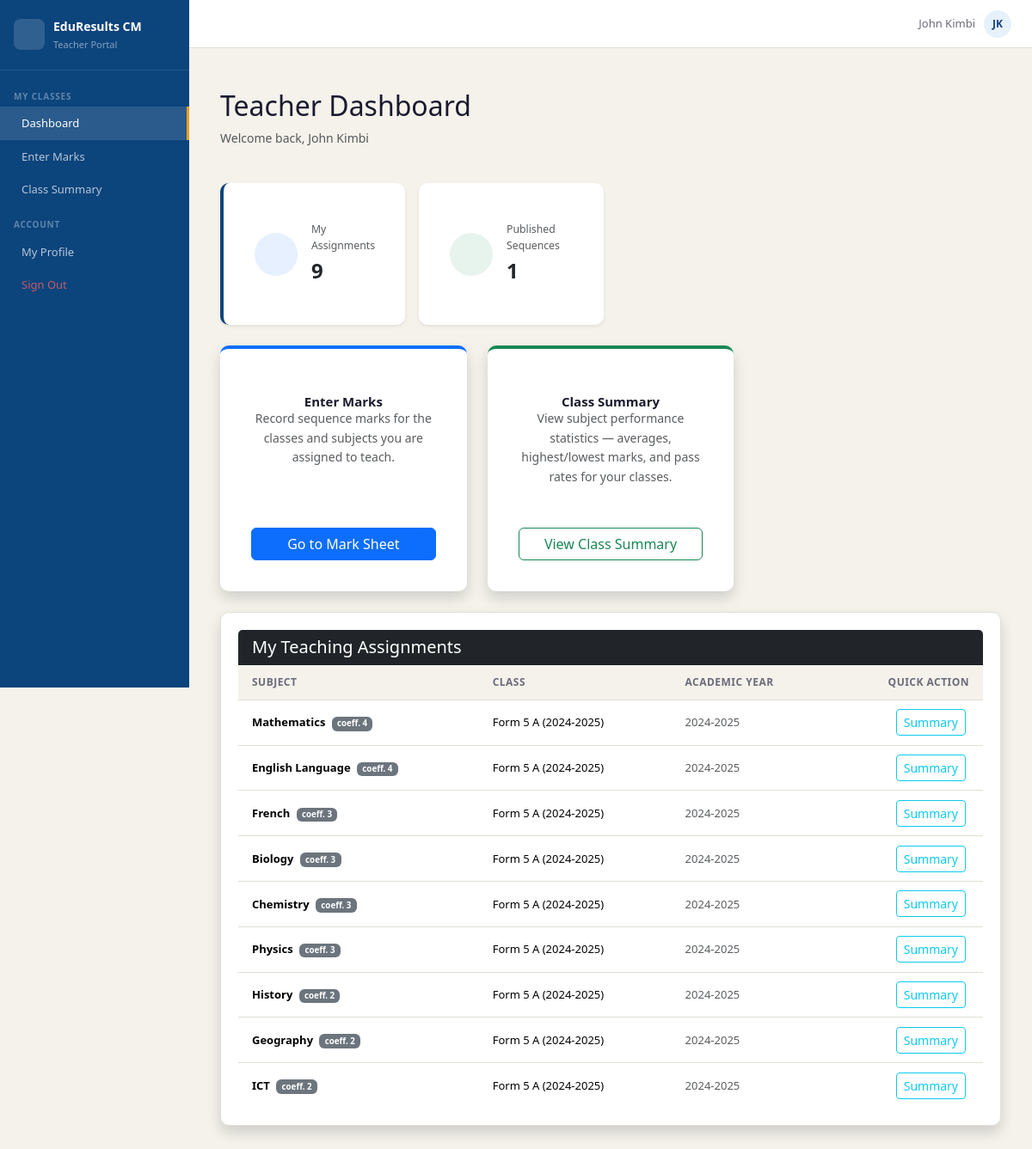
Page /accounts/dashboard/ (signed in) on the committed database.
### accounts/models.py (models this page shows, shortened)
class User(AbstractUser):
    ROLE_CHOICES = [
        ('admin',   'Administrator'),
        ('teacher', 'Teacher'),
        ('student', 'Student'),
        ('parent',  'Parent'),
    ]
    role = models.CharField(max_length=10, choices=ROLE_CHOICES, default='student')
    def is_admin(self):   return self.role == 'admin'
    def is_teacher(self): return self.role == 'teacher'

### school/models.py (models this page shows, shortened)
class TeacherAssignment(models.Model):
    teacher       = models.ForeignKey(Teacher, on_delete=models.CASCADE,
                                      related_name='assignments')
    subject       = models.ForeignKey(Subject, on_delete=models.CASCADE)
    class_group   = models.ForeignKey(Class, on_delete=models.CASCADE)
    academic_year = models.ForeignKey(AcademicYear, on_delete=models.CASCADE)
    class Meta:
        unique_together = ['teacher', 'subject', 'class_group', 'academic_year']

class Subject(models.Model):
    LANGUAGE_CHOICES = [
        ('english',   'English'),
        ('french',    'French'),
        ('bilingual', 'Bilingual'),
    ]
    name        = models.CharField(max_length=100)
    coefficient = models.PositiveIntegerField(default=1)
    language    = models.CharField(max_length=10, choices=LANGUAGE_CHOICES,
                                   default='english')
    classes     = models.ManyToManyField(Class, related_name='subjects', blank=True)
    class Meta:
        ordering = ['name']

class Class(models.Model):
    academic_year = models.ForeignKey(AcademicYear, on_delete=models.CASCADE,
                                      related_name='classes')
    level         = models.CharField(max_length=20, choices=CLASS_LEVELS)
    suffix        = models.CharField(max_length=3, blank=True)   # e.g. "A", "B"
    class_teacher = models.ForeignKey(Teacher, null=True, blank=True,
                                      on_delete=models.SET_NULL,
                                      related_name='class_teacher_of')
    def __str__(self):
        return f"{self.level}{' ' + self.suffix if self.suffix else ''} ({self.academic_year})"
    class Meta:
        ordering = ['academic_year', 'level', 'suffix']
        verbose_name_plural = 'Classes'

class AcademicYear(models.Model):
    label      = models.CharField(max_length=20)        # e.g. "2024-2025"
    start_date = models.DateField()
    end_date   = models.DateField()
    is_active  = models.BooleanField(default=False)
    def __str__(self):
        return self.label
    class Meta:
        ordering = ['-start_date']

### accounts/views.py (the view, shortened to what this page needs)
# urls.py: path('dashboard/',          views.dashboard,               name='dashboard'),
@login_required
@role_required('admin', 'teacher', 'student', 'parent')
def dashboard(request):
    user = request.user
    if user.is_teacher():
        from school.models import TeacherAssignment, Sequence
        assignments = TeacherAssignment.objects.filter(
            teacher=user.teacher_profile
        ).select_related('subject', 'class_group', 'academic_year')
        published_sequences = Sequence.objects.filter(is_published=True).count()
        return render(request, 'accounts/dashboard_teacher.html', {
            'assignments': assignments,
            'published_sequences': published_sequences,
        })

### templates/accounts/dashboard_teacher.html (shortened to what this page needs)
{% extends 'base.html' %}
{% block nav_t_dashboard %}active{% endblock %}
{% block content %}
<div class="container mt-4">
    <div class="row mb-4 align-items-center">
        <div class="col">
            <h2>Teacher Dashboard</h2>
            <p class="text-muted">Welcome back, {{ request.user.get_full_name|default:request.user.username }}</p>
        </div>
    </div>
    <div class="row g-3 mb-4">
        <div class="col-6 col-md-3">
            <div class="card border-0 shadow-sm h-100" style="border-left:4px solid #0C447C !important;">
                <div class="card-body d-flex align-items-center gap-3">
                    <div class="rounded-circle bg-primary bg-opacity-10 d-flex align-items-center justify-content-center flex-shrink-0" style="width:50px;height:50px;">
                    </div>
                    <div>
                        <div class="text-muted small">My Assignments</div>
                        <div class="fw-bold fs-4">{{ assignments|length }}</div>
                    </div>
                </div>
            </div>
        </div>
        <div class="col-6 col-md-3">
            <div class="card border-0 shadow-sm h-100">
                <div class="card-body d-flex align-items-center gap-3">
                    <div class="rounded-circle bg-success bg-opacity-10 d-flex align-items-center justify-content-center flex-shrink-0" style="width:50px;height:50px;">
                    </div>
                    <div>
                        <div class="text-muted small">Published Sequences</div>
                        <div class="fw-bold fs-4">{{ published_sequences }}</div>
                    </div>
                </div>
            </div>
        </div>
    </div>
    <div class="row g-4 mb-4">
        <div class="col-md-4">
            <div class="card shadow h-100 border-0 border-top border-primary border-4">
                <div class="card-body text-center d-flex flex-column">
                    <h5 class="card-title">Enter Marks</h5>
                    <p class="card-text text-muted flex-grow-1">Record sequence marks for the classes and subjects you are assigned to teach.</p>
                    <a href="{% url 'marks:select_assignment' %}" class="btn btn-primary mt-3">Go to Mark Sheet</a>
                </div>
            </div>
        </div>
        <div class="col-md-4">
            <div class="card shadow h-100 border-0 border-top border-success border-4">
                <div class="card-body text-center d-flex flex-column">
                    <h5 class="card-title">Class Summary</h5>
                    <p class="card-text text-muted flex-grow-1">View subject performance statistics — averages, highest/lowest marks, and pass rates for your classes.</p>
                    <a href="{% url 'marks:class_summary' %}" class="btn btn-outline-success mt-3">View Class Summary</a>
                </div>
            </div>
        </div>
    </div>
    {% if assignments %}
    <div class="card shadow">
        <div class="card-header bg-dark text-white d-flex justify-content-between align-items-center">
            <h5 class="mb-0"> My Teaching Assignments</h5>
        </div>
        <div class="card-body p-0">
            <div class="table-responsive">
                <table class="table table-hover mb-0 align-middle">
                    <thead class="table-light">
                        <tr>
                            <th>Subject</th>
                            <th>Class</th>
                            <th>Academic Year</th>
                            <th class="text-end">Quick Action</th>
                        </tr>
                    </thead>
                    <tbody>
                        {% for a in assignments %}
                        <tr>
                            <td class="fw-bold">{{ a.subject.name }}
                                <span class="badge bg-secondary ms-1">coeff. {{ a.subject.coefficient }}</span>
                            </td>
                            <td>{{ a.class_group }}</td>
                            <td class="text-muted">{{ a.academic_year }}</td>
                            <td class="text-end">
                                <a href="{% url 'marks:class_summary' %}?assignment={{ a.id }}" class="btn btn-sm btn-outline-info me-1">
                                     Summary
                                </a>
                            </td>
                        </tr>
                        {% endfor %}
                    </tbody>
                </table>
            </div>
        </div>
    </div>
    {% else %}
    <div class="alert alert-info">
        <i class="ti ti-info-circle"></i> You have no teaching assignments yet. Please contact the administrator.
    </div>
    {% endif %}
</div>
{% endblock %}

### templates/base.html (shortened to what this page needs)
{% load static %}
<!DOCTYPE html>
<html lang="en">
<head>
  <link href="https://cdn.jsdelivr.net/npm/bootstrap@5.3.3/dist/css/bootstrap.min.css" rel="stylesheet">
  <link href="https://cdn.jsdelivr.net/npm/@tabler/icons-webfont@3.19.0/tabler-icons.min.css" rel="stylesheet">
  <link href="{% static 'css/main.css' %}" rel="stylesheet">
</head>
<body>
{% if user.is_authenticated %}
<div class="app-layout">
  <aside class="sidebar" id="sidebar">
    <div class="sidebar-logo">
      <div class="sidebar-logo-icon"></div>
      <div>
        <div class="sidebar-app-name">EduResults CM</div>
        <div class="sidebar-role">
          {% if user.is_admin %}Administrator
          {% elif user.is_teacher %}Teacher Portal
          {% elif user.is_student %}Student Portal
          {% elif user.is_parent %}Parent Portal
          {% endif %}
        </div>
      </div>
    </div>
    <nav class="sidebar-nav">
      {% if user.is_admin %}
      <div class="nav-section">Overview</div>
      <a href="{% url 'accounts:dashboard' %}" class="nav-item {% block nav_dashboard %}{% endblock %}">
        <i class="ti ti-layout-dashboard"></i> Dashboard
      </a>
      <div class="nav-section">People</div>
      <a href="{% url 'accounts:manage_students' %}" class="nav-item {% block nav_students %}{% endblock %}">
        <i class="ti ti-users"></i> Students
      </a>
      <a href="{% url 'accounts:manage_teachers' %}" class="nav-item {% block nav_teachers %}{% endblock %}">
        <i class="ti ti-chalkboard"></i> Teachers
      </a>
      <a href="{% url 'accounts:manage_parents' %}" class="nav-item {% block nav_parents %}{% endblock %}">
        <i class="ti ti-heart-handshake"></i> Parents
      </a>
      <div class="nav-section">School</div>
      <a href="{% url 'school:structure' %}" class="nav-item {% block nav_structure %}{% endblock %}">
        <i class="ti ti-settings"></i> School Structure
      </a>
      <div class="nav-section">Results</div>
      <a href="{% url 'school:publish_sequence' %}" class="nav-item {% block nav_marks %}{% endblock %}">
        <i class="ti ti-broadcast"></i> Publish Results
      </a>
      <a href="{% url 'reports:analytics' %}" class="nav-item {% block nav_analytics %}{% endblock %}">
        <i class="ti ti-chart-bar"></i> Analytics
      </a>
      <a href="{% url 'reports:admin_hub' %}" class="nav-item {% block nav_reports %}{% endblock %}">
        <i class="ti ti-file-download"></i> Report Cards
      </a>
      {% elif user.is_teacher %}
      <div class="nav-section">My Classes</div>
      <a href="{% url 'accounts:dashboard' %}" class="nav-item {% block nav_t_dashboard %}{% endblock %}">
         Dashboard
      </a>
      <a href="{% url 'marks:select_assignment' %}" class="nav-item {% block nav_t_marks %}{% endblock %}">
         Enter Marks
      </a>
      <a href="{% url 'marks:class_summary' %}" class="nav-item {% block nav_t_summary %}{% endblock %}">
         Class Summary
      </a>
      {% endif %}
      <div class="nav-section">Account</div>
      <a href="{% url 'accounts:password_change' %}" class="nav-item {% block nav_profile %}{% endblock %}">
         My Profile
      </a>
      <a href="{% url 'accounts:logout' %}" class="nav-item nav-item-danger">
         Sign Out
      </a>
    </nav>
  </aside>
  <div class="main-wrapper">
    <header class="topbar">
      <div class="topbar-user">
        <span class="topbar-name">{{ user.get_full_name|default:user.username }}</span>
        <div class="topbar-avatar">{{ user.first_name|first|upper }}{{ user.last_name|first|upper }}</div>
      </div>
    </header>
    <main class="main-content">
      {% block content %}{% endblock %}
    </main>
  </div>
</div>
{% else %}
  {% block auth_content %}{% endblock %}
{% endif %}
</body>
</html>

### static/css/main.css (style rules this page uses)
:root { --navy: #0C447C; --navy-mid: #378ADD; --navy-light: #E6F1FB; --amber: #BA7517; --amber-mid: #EF9F27; --amber-light:#FAEEDA; --teal: #0F6E56; --teal-light: #E1F5EE; --red: #A32D2D; --red-light: #FCEBEB; --surface: #F4F2EB; --border: #E2DFD6; --text: #1A1A2E; --text-muted: #6B6B7A; --white: #FFFFFF; --sidebar-w: 220px; }
*, *::before, *::after { box-sizing: border-box; margin: 0; padding: 0; }
body { font-family: 'Segoe UI', Arial, sans-serif; background: var(--surface); color: var(--text); font-size: 14px; line-height: 1.6; }
a { color: var(--navy-mid); text-decoration: none; }
.app-layout { display: flex; min-height: 100vh; }
.sidebar { width: var(--sidebar-w); background: var(--navy); display: flex; flex-direction: column; flex-shrink: 0; position: fixed; top: 0; left: 0; height: 100vh; overflow-y: auto; z-index: 100; transition: transform .25s ease; }
.sidebar-logo { display: flex; align-items: center; gap: 10px; padding: 1.25rem 1rem; border-bottom: 1px solid rgba(255,255,255,.1); }
.sidebar-logo-icon { width: 36px; height: 36px; background: rgba(255,255,255,.15); border-radius: 8px; display: flex; align-items: center; justify-content: center; font-size: 18px; color: #fff; flex-shrink: 0; }
.sidebar-app-name { font-size: 14px; font-weight: 600; color: #fff; }
.sidebar-role { font-size: 11px; color: rgba(255,255,255,.5); margin-top: 1px; }
.sidebar-nav { padding: .5rem 0 1rem; flex: 1; }
.nav-section { font-size: 10px; font-weight: 600; color: rgba(255,255,255,.35); text-transform: uppercase; letter-spacing: .08em; padding: .85rem 1rem .3rem; }
.nav-item { display: flex; align-items: center; gap: 9px; padding: .55rem 1rem; font-size: 13px; color: rgba(255,255,255,.7); transition: all .15s; border-right: 3px solid transparent; }
.nav-item.active { background: rgba(255,255,255,.12); color: #fff; border-right-color: var(--amber-mid); }
.nav-item-danger { color: rgba(255,100,100,.75) !important; }
.main-wrapper { margin-left: var(--sidebar-w); flex: 1; display: flex; flex-direction: column; min-height: 100vh; }
.topbar { height: 56px; background: var(--white); border-bottom: 1px solid var(--border); display: flex; align-items: center; padding: 0 1.5rem; gap: 1rem; position: sticky; top: 0; z-index: 50; }
.topbar-user { display: flex; align-items: center; gap: 10px; }
.topbar-name { font-size: 13px; color: var(--text-muted); }
.topbar-avatar { width: 32px; height: 32px; background: var(--navy-light); color: var(--navy); border-radius: 50%; display: flex; align-items: center; justify-content: center; font-size: 12px; font-weight: 700; }
.main-content { padding: 1.5rem; flex: 1; }
.card { background: var(--white); border: 1px solid var(--border); border-radius: 10px; padding: 1.25rem; margin-bottom: 1rem; }
.card-title { font-size: 15px; font-weight: 600; color: var(--text); margin: 0; }
.table { margin: 0; font-size: 13px; }
.table thead th { background: var(--surface); border-bottom: 1px solid var(--border); font-weight: 600; font-size: 12px; color: var(--text-muted); text-transform: uppercase; letter-spacing: .04em; padding: .65rem 1rem; }
.table tbody td { padding: .65rem 1rem; border-bottom: 1px solid var(--border); vertical-align: middle; }
.table tbody tr:last-child td { border-bottom: none; }

### rows in the picture
User: get_full_name "John Kimbi", first_name|first "J", last_name|first "K", user.get_full_name "John Kimbi"
TeacherAssignment: subject.name "Mathematics", subject.coefficient "4", class_group "Form 5 A (2024-2025)", academic_year "2024-2025"
TeacherAssignment: subject.name "English Language", subject.coefficient "4", class_group "Form 5 A (2024-2025)", academic_year "2024-2025"
TeacherAssignment: subject.name "French", subject.coefficient "3", class_group "Form 5 A (2024-2025)", academic_year "2024-2025"
TeacherAssignment: subject.name "Biology", subject.coefficient "3", class_group "Form 5 A (2024-2025)", academic_year "2024-2025"
TeacherAssignment: subject.name "Chemistry", subject.coefficient "3", class_group "Form 5 A (2024-2025)", academic_year "2024-2025"
TeacherAssignment: subject.name "Physics", subject.coefficient "3", class_group "Form 5 A (2024-2025)", academic_year "2024-2025"
TeacherAssignment: subject.name "History", subject.coefficient "2", class_group "Form 5 A (2024-2025)", academic_year "2024-2025"
TeacherAssignment: subject.name "Geography", subject.coefficient "2", class_group "Form 5 A (2024-2025)", academic_year "2024-2025"
TeacherAssignment: subject.name "ICT", subject.coefficient "2", class_group "Form 5 A (2024-2025)", academic_year "2024-2025"

### other values in the picture
{{ assignments|length }} "9"
{{ published_sequences }} "1"
